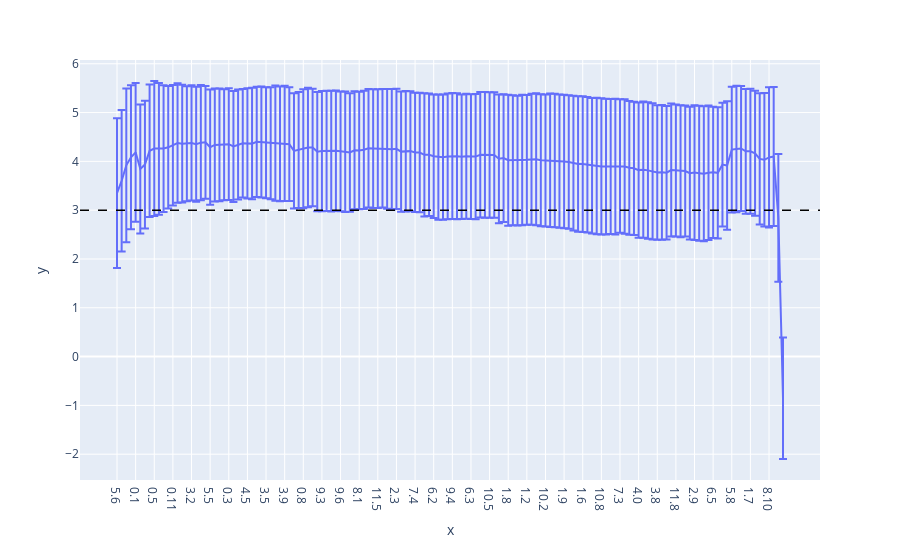

Notebook cell for this chart:
### Code cell
labels = [f"{layer}.{head}" for layer, head in circuit_heads]
fig = px.line(x = labels, y=logit_diffs.cpu().numpy(), error_y=std_logit_diffs.cpu().numpy())
fig.add_hline(y=clean_logit_diff.item(), line_width=1.5, line_dash="dash", line_color="black")
fig.show()

### Figure 1 — Plotly figure (JSON) as saved in the notebook; plotly's stock layout.template omitted (floating-point values rounded to 4 significant figures; data arrays with more than 128 entries replaced by an {"elided": "..."} marker saying what was removed)
{"data": [{"error_y": {"array": {"elided": "144 float values"}}, "hovertemplate": "x=%{x}<br>y=%{y}<extra></extra>", "legendgroup": "", "line": {"color": "#636efa", "dash": "solid"}, "marker": {"symbol": "circle"}, "mode": "lines", "name": "", "orientation": "v", "showlegend": false, "type": "scatter", "x": {"elided": "144 str values"}, "xaxis": "x", "y": {"elided": "144 float values"}, "yaxis": "y"}], "layout": {"legend": {"tracegroupgap": 0}, "margin": {"t": 60}, "shapes": [{"line": {"color": "black", "dash": "dash", "width": 1.5}, "type": "line", "x0": 0, "x1": 1, "xref": "x domain", "y0": 2.997, "y1": 2.997, "yref": "y"}], "xaxis": {"anchor": "y", "domain": [0, 1], "title": {"text": "x"}}, "yaxis": {"anchor": "x", "domain": [0, 1], "title": {"text": "y"}}}}
